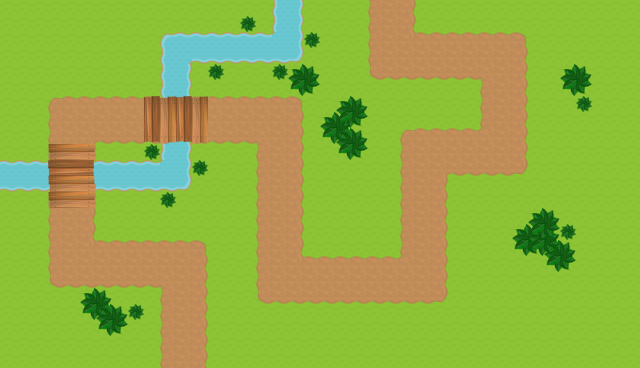

The image is a tile-based game level rendered from a .tmx file. Its description and source (layers, tilesets, objects; grid data summarised) follow:
An orthogonal 40x23 tile map with 16x16 px tiles, 4 tile layers (Tile Layer 1, Tile Layer 2, Tile Layer 3, Tile Layer 4), 4 tilesets and 16 objects (PathLine).

<map version="1.0" tiledversion="1.0.3" orientation="orthogonal" renderorder="right-down" width="40" height="23" tilewidth="16" tileheight="16" nextobjectid="42">
 <tileset firstgid="1" name="tiles" tilewidth="16" tileheight="16" spacing="4" margin="2" tilecount="75" columns="25">
  <image source="../../tiles/lo/tiles.png" width="512" height="64" />
  <terraintypes>
   <terrain name="Path" tile="18" />
   <terrain name="Water" tile="33" />
  </terraintypes>
  <tile id="14" terrain=",,,0" />
  <tile id="15" terrain=",,0,0" />
  <tile id="16" terrain=",,0," />
  <tile id="17" terrain=",0,,0" />
  <tile id="18" terrain="0,0,0,0" />
  <tile id="19" terrain="0,,0," />
  <tile id="20" terrain=",0,," />
  <tile id="21" terrain="0,0,," />
  <tile id="22" terrain="0,,," />
  <tile id="23" terrain="0,,0,0" />
  <tile id="24" terrain=",0,0,0" />
  <tile id="25" terrain="0,0,,0" />
  <tile id="26" terrain="0,0,0," />
  <tile id="29" terrain=",,,1" />
  <tile id="30" terrain=",,1,1" />
  <tile id="31" terrain=",,1," />
  <tile id="32" terrain=",1,,1" />
  <tile id="33" terrain="1,1,1,1" />
  <tile id="34" terrain="1,,1," />
  <tile id="35" terrain=",1,," />
  <tile id="36" terrain="1,1,," />
  <tile id="37" terrain="1,,," />
  <tile id="38" terrain="1,1,1," />
  <tile id="39" terrain="1,1,,1" />
  <tile id="40" terrain="1,,1,1" />
  <tile id="41" terrain=",1,1,1" />
 </tileset>
 <tileset firstgid="76" name="tiles2" tilewidth="16" tileheight="16" spacing="4" margin="2" tilecount="12" columns="12">
  <image source="../../tiles/lo/tiles2.png" width="256" height="32" />
 </tileset>
 <tileset firstgid="88" name="tiles3" tilewidth="16" tileheight="16" spacing="4" margin="2" tilecount="75" columns="25">
  <image source="../../tiles/lo/tiles3.png" width="512" height="64" />
 </tileset>
 <tileset firstgid="163" name="tiles4" tilewidth="16" tileheight="16" spacing="4" margin="2" tilecount="150" columns="25">
  <image source="../../tiles/lo/tiles4.png" width="512" height="128" />
 </tileset>
 <layer name="Tile Layer 1" width="40" height="23">
  <data>[920 cells, 920 non-empty, 1 distinct tile ids]</data>
 </layer>
 <layer name="Tile Layer 2" width="40" height="23">
  <data>[920 cells, 319 non-empty, 26 distinct tile ids]</data>
 </layer>
 <layer name="Tile Layer 3" width="40" height="23">
  <data>[920 cells, 37 non-empty, 17 distinct tile ids]</data>
 </layer>
 <layer name="Tile Layer 4" width="40" height="23">
  <data>[920 cells, 20 non-empty, 5 distinct tile ids]</data>
 </layer>
 <objectgroup name="Path" visible="0">
  <object id="37" name="PathLine" x="183.5" y="376">
   <polyline points="0,-8 0,-112 -112,-112 -112,-256 96,-256 96,-96 240,-96 240,-224 320,-224 320,-320 208,-320 208,-376" />
  </object>
 </objectgroup>
 <objectgroup name="Boundary">
  <object id="26" x="163.375" y="246.667" width="41.7293" height="121.208" />
  <object id="27" x="54.3857" y="243.282" width="147.417" height="41.697" />
  <object id="28" x="51.427" y="102.542" width="41.7293" height="179.792" />
  <object id="29" x="54.625" y="99.3183" width="243.405" height="41.697" />
  <object id="30" x="259.365" y="102.313" width="41.6043" height="195.604" />
  <object id="31" x="262.61" y="259.425" width="179.318" height="41.697" />
  <object id="32" x="403.493" y="134.316" width="41.7293" height="163.655" />
  <object id="33" x="406.383" y="131.348" width="115.417" height="41.697" />
  <object id="34" x="483.29" y="38.2087" width="41.7293" height="131.771" />
  <object id="35" x="374.293" y="35.4013" width="147.292" height="41.447" />
  <object id="36" x="371.383" y="0.0417083" width="41.7293" height="74.104" />
  <object id="38" x="0" y="163.333" width="186.313" height="25.6667" />
  <object id="39" x="163.344" y="38.052" width="25.8333" height="148.042" />
  <object id="40" x="165.875" y="35.3543" width="132.429" height="25.6667" />
  <object id="41" x="275.375" y="0.0832917" width="25.8333" height="57.698" />
 </objectgroup>
</map>
